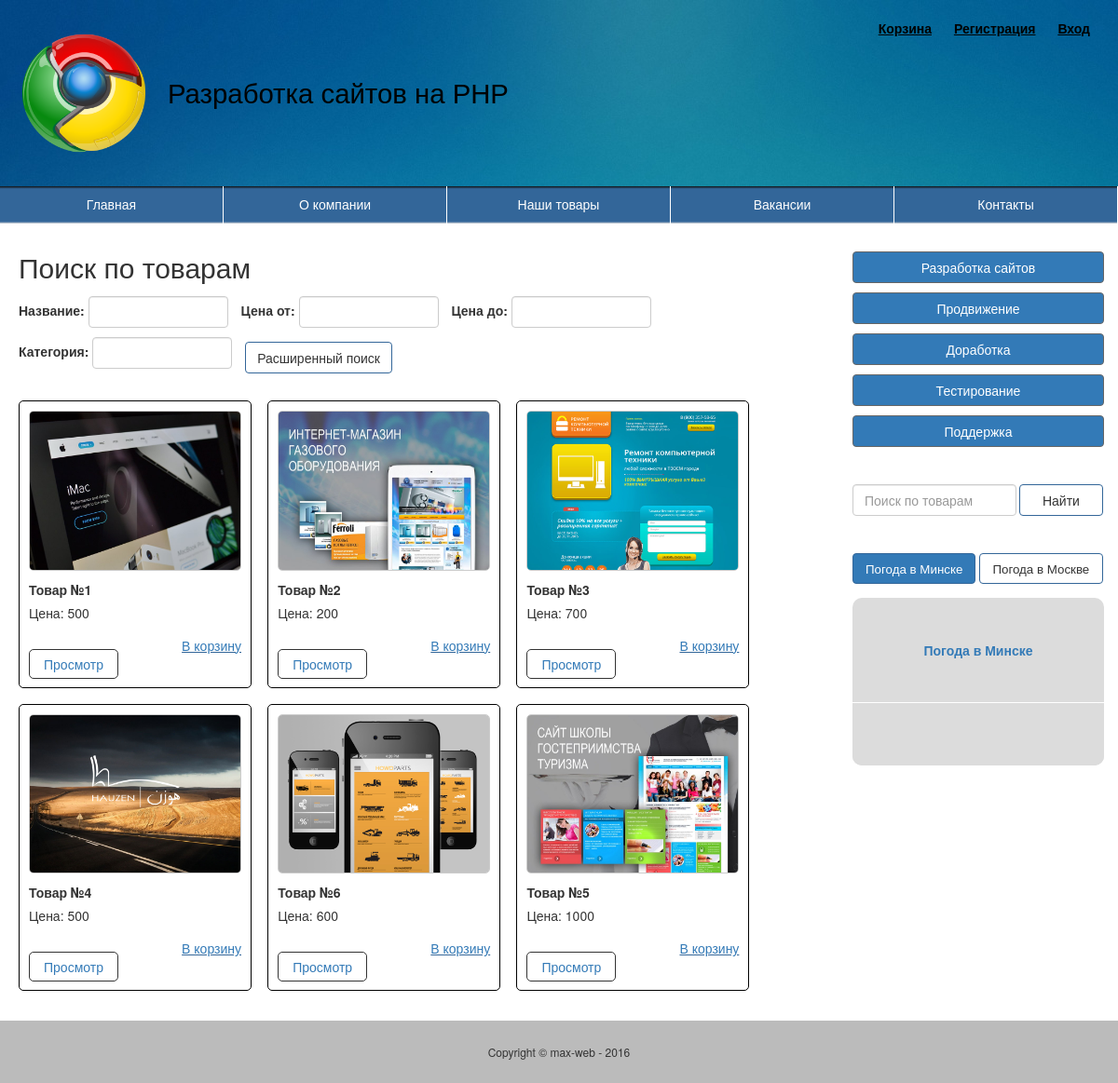
The page /search.php on the database as committed earlier.
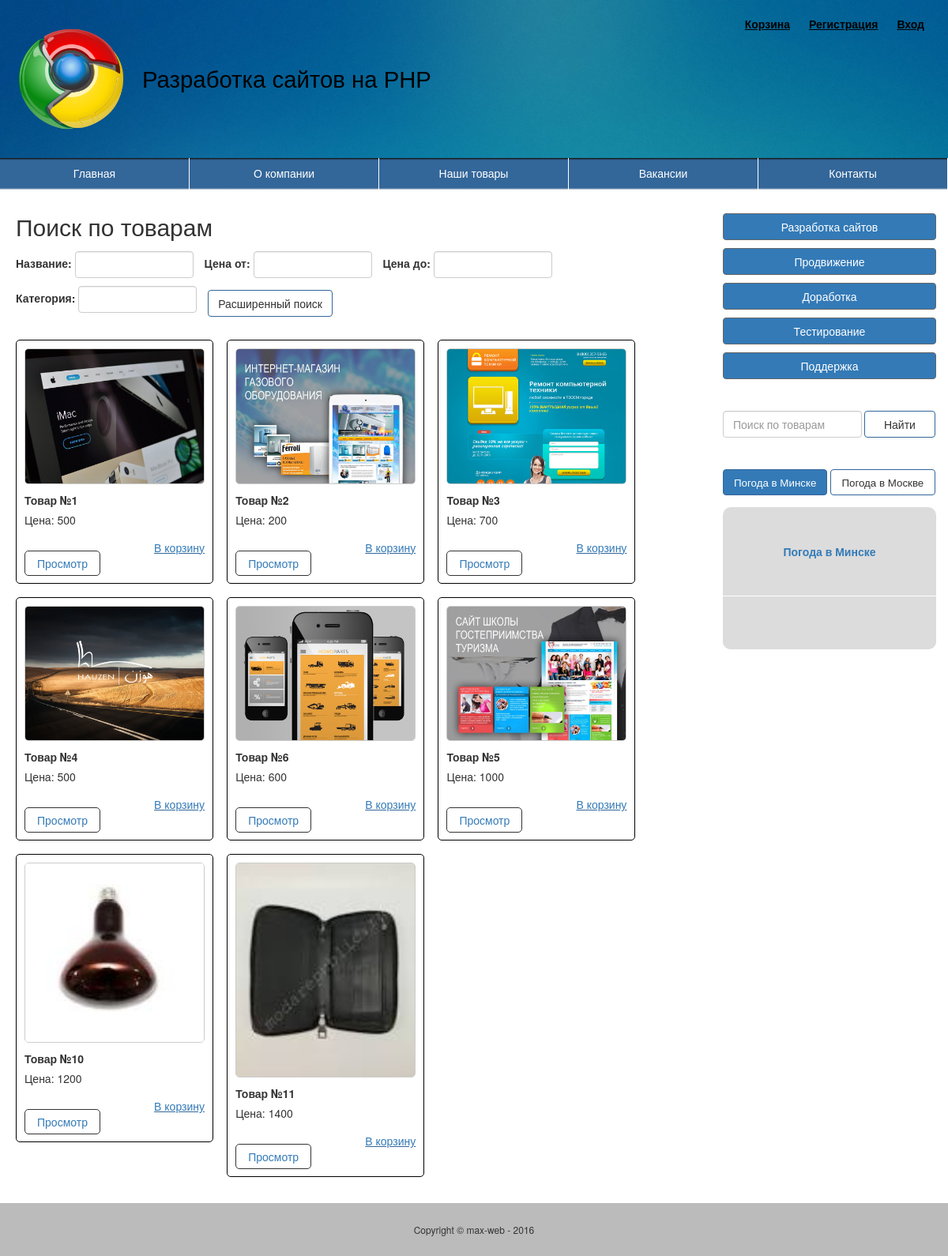
The same page on the database as committed later.
### tables this page shows
CREATE TABLE IF NOT EXISTS `products` (
  `id` int(11) NOT NULL AUTO_INCREMENT,
  `name` tinytext NOT NULL,
  `body` text NOT NULL,
  `picture` tinytext NOT NULL,
  `price` tinytext NOT NULL,
  `cat_id` int(11) NOT NULL,
  `vip` int(11) NOT NULL,
  `showhide` enum('show','hide') NOT NULL DEFAULT 'show',
  `product_code` int(11) NOT NULL,
  `user_id` int(11) NOT NULL,
  `putdate` date NOT NULL,
  `api_url` tinytext NOT NULL,
  PRIMARY KEY (`id`)
);

### templates/active_menu.php (called while the page is built, shortened)
<?
	$link=(isset($_GET['url']))?$_GET['url']:'index';
	$query="SELECT * FROM maintexts WHERE url='$link'";
	$res=mysql_query($query);
	$result=mysql_fetch_array($res);
	$fon=$result['fon'];
	$a1='';$a2='';$a3='';$a4='';$a5='';
?>

### templates/works_all.php (the view)
<?
	while ($row=mysql_fetch_array($res)){
		echo "<div class='works'>";
		echo "<img src='/media/uploads/".$row['picture']."'/>";
		echo "<div class='works_name'>".$row['name']."</div>";
		echo "<div class='works_price'>Цена: ".$row['price']."</div>";
		echo "<div class='works_basket'><a href='admin/works/add.php?id=".$row['id']."'>В корзину</a></div>";
		echo "<div class='works_show'><a href='#' class='product' data-id=".$row['id'].">Просмотр</a></div>";
		echo "</div>";
	}
?>

### templates/top.php (shortened to what this page needs)
<?php
	require_once ('templates/active_menu.php');
?>
<!Doctype>
<html>
	<head>
		<link type="text/css" rel="stylesheet" href="media/bootstrap/css/bootstrap.min.css" />
		<link type="text/css" rel="stylesheet" href="media/css/style.css" />
	</head>
	<body>
	<div class="wrapper">
		<div class="header" data-fon="<?=$fon;?>" style="background: url('media/img/<?=$fon;?>.jpg');">
			<a href="/">
				<img src="media/img/logo.png" class="logo" />
			</a>
			<div class="auth">
				<a href="basket.php">Корзина</a>
				<?php if ($_SESSION['id']) { ?>
					<a href="logout.php">Выход</a>
				<?php } else { ?>
					<a href="register.php">Регистрация</a>
					<a href="login.php">Вход</a>
				<?php } ?>
			</div>
			<div class="logotext">
				<h1>Разработка сайтов на PHP</h1>
			</div>
		</div>
		<nav class="topmenu">
			<a <?=$a1;?> href="/" data-url="media/img/fon.jpg" data-title="">Главная</a>
			<a <?=$a2;?> href="index.php?url=about_company" data-url="media/img/fon2.jpg" data-title="О Компании">О компании</a>
			<a <?=$a3;?> href="works.php?url=works" data-url="media/img/fon3.jpg" data-title="Наши товары">Наши товары</a>
			<a <?=$a4;?> href="index.php?url=vacancy" data-url="media/img/fon4.jpg" data-title="Вакансии">Вакансии</a>
			<a <?=$a5;?> href="index.php?url=contacts" data-url="media/img/fon5.jpg" data-title="Контакты">Контакты</a>
		</nav>
		<div class="main">
			<div class="col-md-9">

### search.php (shortened to what this page needs)
<?
	require_once ("templates/top.php");
	if (!$_POST) {
		$name=(isset($_GET['search']))?trim($_GET['search']):'';
		$query="SELECT * FROM products WHERE name like '%".$name."%' LIMIT 50";
		$res=mysql_query($query);
	}
?>
	<h2>Поиск по товарам</h2>
	<div class="content">
<?
	$count=mysql_num_rows($res);
	if ($count>0) {
?>
		<div class="filter">
			<form class="form-inline" action="search.php" method="POST">
			  <div class="form-group">
				<label for="examplename">Название:</label>
				<input name="name" type="text" class="form-control" id="examplename" value="<?=$name;?>">
			  </div>
			  <div class="form-group">
				<label for="exampleprice1">Цена от:</label>
				<input name="price1" type="text" class="form-control" id="exampleprice1" value="<?=$price1;?>">
			  </div>
			   <div class="form-group">
				<label for="exampleprice2">Цена до:</label>
				<input name="price2" type="text" class="form-control" id="exampleprice2" value="<?=$price2;?>">
			  </div>
			  <div class="form-group">
				<label for="examplecategory">Категория:</label>
				<input name="category" type="text" class="form-control" id="examplecategory" value="<?=$category;?>">
			  </div>
			  <button type="submit" class="btn btn-default">Расширенный поиск</button>
			</form>
		</div>
<?
		require ('templates/works_all.php');
	}
	else {
		echo "Ничего не найдено!";
	}
?>
		<br style="clear:both;">
	</div>
<? require_once ("templates/bottom.php"); ?>

### templates/bottom.php (shortened to what this page needs)
			</div>
			<div class="col-md-3">
				<a href="index.php?url=development" class="btn btn-primary btn-block">Разработка сайтов</a>
				<a href="index.php?url=promotion" class="btn btn-primary btn-block">Продвижение</a>
				<a href="index.php?url=rework" class="btn btn-primary btn-block">Доработка</a>
				<a href="index.php?url=testing" class="btn btn-primary btn-block">Тестирование</a>
				<a href="index.php?url=support" class="btn btn-primary btn-block">Поддержка</a>
				<br style="clear:both;">
				<div class="search">
					<form class="form-inline" action="search.php"  method="GET" />
						<input class="form-control" type="search" required name="search" placeholder="Поиск по товарам">
						<input class="btn btn-default" type="submit" value="Найти">
				</div>
				<div class="pogoda_menu">
				  <button type="button" class="btn btn-default btn-primary" data-title="minsk">Погода в Минске</button>
				  <button type="button" class="btn btn-default" data-title="moskva">Погода в Москве</button>
				</div>
				<div class="pogoda" id="minsk">
					<table class="my_table0" width="100%" height="180">
					<tr><td class="my_table1_td1"><a href="http://6.pogoda.by/26850" target="_blank">Погода в Минске</a></td></tr>
					<tr><td>
					<table class="my_table1" width="100%" height="100%"><tr><td>
					</td></tr>
					</table>
					</td></tr>
					</table>
					<br />
				</div>
			</div>
		</div>
	</div>
		<div class="footer">
		Copyright &copy; max-web - 2016
		</div>
	</body>
</html>

### media/css/style.css (style rules this page uses)
html, body { margin: 0; padding: 0; height: 100%; }
h2 { margin-top: 0px; padding: 0 5px 0 5px; }
.wrapper { min-height: 100%; }
.header { height: 200px; }
.logo { float: left; height: 140px; margin: 30px 0 0 20px; }
.logotext { float: left; margin: 85px 0 0 20px; color: #000; }
.logotext h1 { font-family: arial; font-size: 22pt; margin: 0px; }
.auth { float: right; margin: 20px 30px 0 0; }
.auth a { padding-left: 20px; font-weight: bold; color: #000; text-decoration: underline; }
.topmenu { display: -moz -box; display: -webkit -flex; display: flex; width: 100%; text-align: center; margin: 0 auto; background: #336699; background: linear-gradient(to bottom, #111 0%, #336699 7%, #336699 95%, #ddd 100%); }
.topmenu a { height: 40px; display: block; -moz -box -flex: 1; -webkit -flex: 1; flex: 1; padding: 10px; font-family: arial; text-align: center; text-decoration: none; color: white; border-right: white solid 1px; }
.main { margin-top: 30px; padding-bottom: 107px; }
.content { padding: 5px 5px 15px 5px; }
.footer { padding-top: 25px; padding-bottom: 25px; background: #bbbbbb; text-align: center; font-size: 12px; margin-top: 0px; position: relative; margin-top: -67px; height: 67px; clear:both; }
.my_table0 { margin: 5px 0 20px 0; background: #dcdcdc; font-size: 14px; border-radius: 10px; }
.my_table1 { background: #dcdcdc; font-size: 14px; border-radius: 10px; margin: 10px 0 10px 0; }
.my_table1 td { padding-left: 7px; }
.my_table1_td1 { text-align: center; font-weight: bold; padding: 7px 0 7px 0; border-bottom: #fff solid 1px; }
.btn-primary { margin-bottom: 10px; border: 1px solid #666; }
.btn-default { margin-bottom: 10px; border: 1px solid #336699; }
.content form { padding: 20px 0 40px 0; }
.works { float: left; width: 31%; min-width: 200px; max-width: 250px; border: 1px solid #000; border-radius: 5px; margin: 0 2% 2% 0%; padding: 10px; }
.works img { width: 100%; border: 1px solid #ccc; border-radius: 5px; }
.works_name { font-weight: bold; padding-top: 10px; }
.works_price { padding-top: 5px; }
.works_basket { padding-top: 15px; text-align: right; color: #336699; text-decoration: underline; }
.works_show { margin-bottom: 5px; }
.pogoda_menu { margin-top: 10px; width: 100%; }
.pogoda_menu button { width: 49%; font-size: 10pt; white-space: normal; }
.product { padding: 5px 15px; border: 1px solid #333; border-radius: 5px; }
.search { margin: 10px 0 40px 0; }
.search .form-control { width: 65%; }
.search .btn-default { margin-bottom: 0px; width: 33%; }
.filter form { padding: 0 0 10px 0; }
.filter .form-group { margin-right: 10px; margin-bottom: 10px; }
.filter .btn-default { margin-bottom: 0px; }
.filter .form-control { width: 150px; }

Rows that differ between the two databases and show on the page:
added products: picture (picture), name "Товар №10", price "1200"
added products: picture (picture), name "Товар №11", price "1400"
